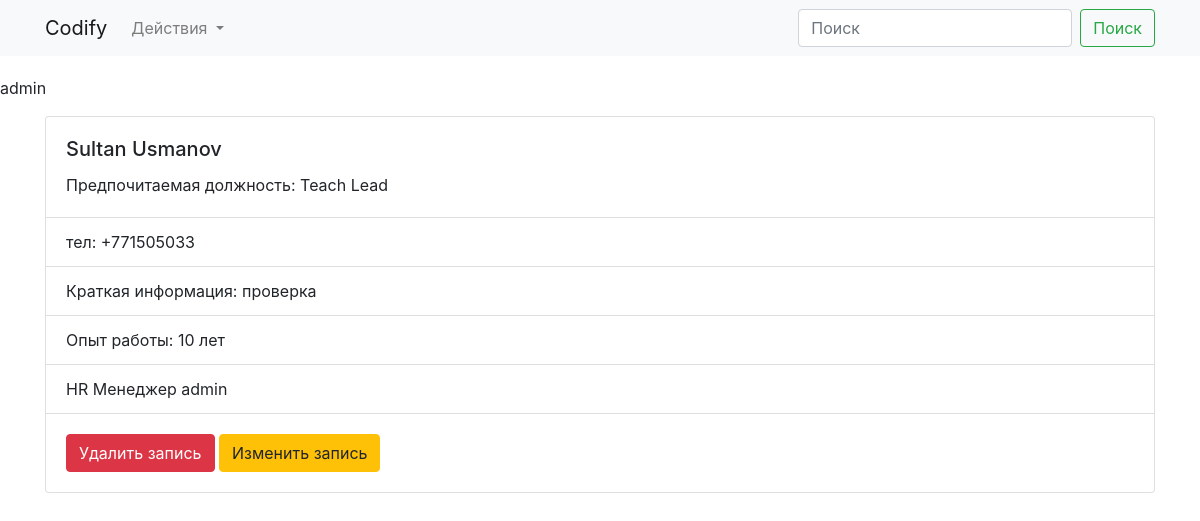
Screenshot of /employee/1 (signed in) with the database file from the repository.
### app/models.py (models this page shows, shortened)
class User(UserMixin, db.Model): #####UserMixin -- Содержит функции проверки учетной записи пользователя
    id = db.Column(db.Integer, primary_key=True)
    username = db.Column(db.String, nullable=False, unique=True)
    password_hash = db.Column(db.String, nullable=False)
    def __repr__(self):
        return self.username
    @property
    def password(self):
        return None

class Employee(db.Model):
    id = db.Column(db.Integer, primary_key=True)
    fullname = db.Column(db.String(30))
    phone = db.Column(db.String)
    short_info = db.Column(db.String)
    experience = db.Column(db.Integer)
    preferred_position = db.Column(db.String)
    user = db.relationship(User, backref=db.backref('users', lazy='dynamic'))
    user_name = db.Column(db.String, db.ForeignKey('user.username'))

### app/views.py (the view)
def employee_detail(id):
    users = User.query.all()
    employee = Employee.query.get(id)
    print(users)
    return render_template('employee_detail.html', employee=employee, users=users)

### app/models.py (called while the page is built)
@login_manager.user_loader
def load_user(user_id):
    return User.query.get(int(user_id))

### app/templates/employee_detail.html
{% extends 'base.html' %}
{% block content %}
<div class="container">
  <div class="card">
    <div class="card-body">
      <h5 class="card-title">{{ employee.fullname }}</h5>
      <p class="card-text">Предпочитаемая должность: {{ employee.preferred_position }}</p>
    </div>
    <ul class="list-group list-group-flush">
      <li class="list-group-item">тел: {{ employee.phone }}</li>
      <li class="list-group-item">Краткая информация: {{ employee.short_info }}</li>
      <li class="list-group-item">Опыт работы: {{ employee.experience }} лет</li>
      <li class="list-group-item">HR Менеджер {{ employee.user.username }}</li>
    </ul>
    <div class="card-body">
        {% for user in users %}
            {% if user.username == current_user.username and user.username == employee.user.username %}
            <a class="btn btn-danger" href="{{url_for('employee_delete', id=employee.id) }}">Удалить запись</a>
            <a class="btn btn-warning" href="{{url_for('employee_update', id=employee.id) }}">Изменить запись</a>
            {% endif %}
      {% endfor %}
    </div>
  </div>
</div>
{% endblock content %}

### app/templates/base.html (shortened to what this page needs)
<!doctype html>
<html lang="en">
  <head>
    <link rel="stylesheet" href="https://cdn.jsdelivr.net/npm/bootstrap@4.6.1/dist/css/bootstrap.min.css">
    <link href="{{ url_for('static', filename='css/style.css') }}" rel="stylesheet">
  </head>
  <body>
  <nav class="navbar navbar-expand-lg navbar-light bg-light">
    <div class="container">
    <a class="navbar-brand" href="#">Codify</a>
    <div class="collapse navbar-collapse" id="navbarSupportedContent">
      <ul class="navbar-nav mr-auto">
        <li class="nav-item dropdown">
          <a class="nav-link dropdown-toggle" href="#" id="navbarDropdown" role="button" data-toggle="dropdown" aria-expanded="false">
            Действия
          </a>
        </li>
      </ul>
      <form class="form-inline my-2 my-lg-0">
        <input class="form-control mr-sm-2" type="search" placeholder="Поиск" aria-label="Поиск">
        <button class="btn btn-outline-success my-2 my-sm-0" type="submit">Поиск</button>
      </form>
    </div>
    </div>
  </nav>
  <div class="content">
       {% if current_user.is_authenticated %}
          <p>{{ current_user }}</p>
          {% else %}
          <p>Guest</p>
       {% endif %}
    {% block content %}
    {% endblock %}
  </div>
  </body>
</html>

### app/static/css/style.css (style rules this page uses)
.content { padding-top: 20px; padding-bottom: 20px; }

### rows the page displays
User: username "admin", user.username "admin"
Employee: fullname "Sultan Usmanov", preferred_position "Teach Lead", phone "+771505033", short_info "проверка", experience "10"
